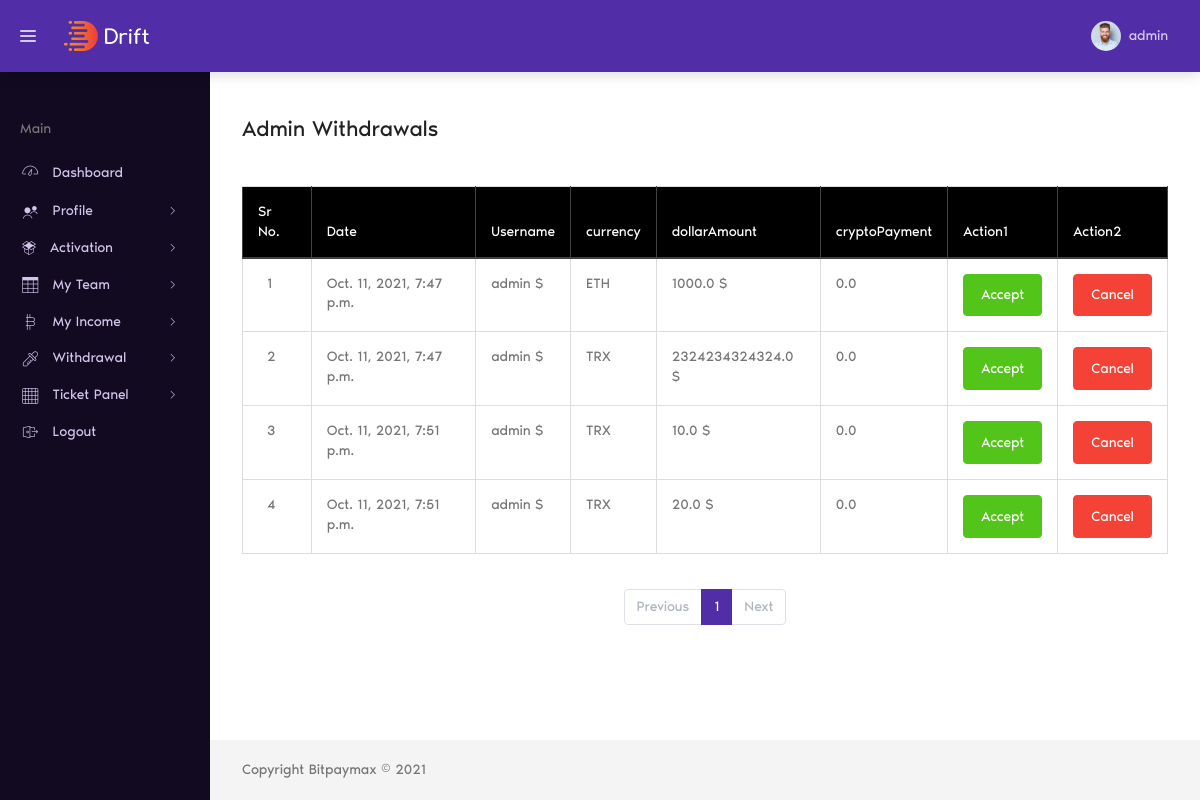
The page /profile/admin-withdrawal/ (signed in) on the database as committed earlier.
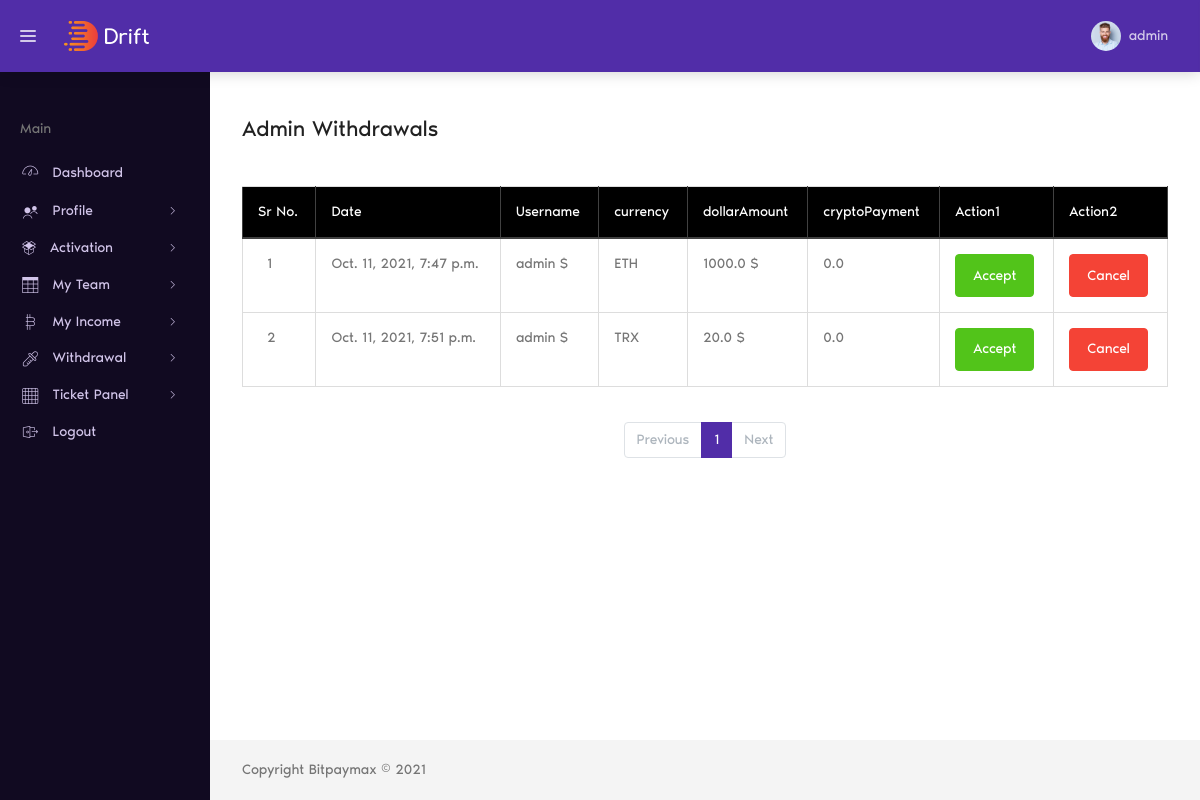
The same page on the database as committed later.
### account/models.py (models this page shows, shortened)
class Account(AbstractBaseUser):
	email 					= models.EmailField(verbose_name="email", max_length=60, unique=False,blank=True,null=True)
	username 				= models.CharField(max_length=30, unique=True)
	date_joined				= models.DateTimeField(verbose_name='date joined', auto_now_add=True)
	date_active				= models.DateTimeField(verbose_name='date active',null=True,blank=True)
	last_login				= models.DateTimeField(verbose_name='last login', auto_now=True)
	is_admin				= models.BooleanField(default=False)
	is_active				= models.BooleanField(default=True)
	is_active1              = models.BooleanField(default=False)
	is_staff				= models.BooleanField(default=False)
	is_superuser			= models.BooleanField(default=False)
	total_level_income      = models.FloatField(default=0)
	withdrawal_amount       = models.FloatField(default=0)
	total_roi_income        = models.FloatField(default=0)
	activation_amount       = models.FloatField(default=0)
	available_amount		= models.FloatField(default=0)
	first_name				= models.CharField(max_length=30, unique=False,blank=True,null=True)
	last_name				= models.CharField(max_length=30, unique=False,blank=True,null=True)
	sponsor  				= models.ForeignKey('self',on_delete=models.SET_NULL,blank=True,null=True)
	txn_password            = models.CharField(max_length=30,null=False)
	phon_no                 = models.CharField(max_length=12,blank=True,null=True)
	address                 = models.CharField(max_length=200,blank=True,null=True)
	dob				        = models.DateTimeField(verbose_name='date of birth', null=True, blank=True)
	state					= models.CharField(max_length=100,blank=True,null=True)
	city 					= models.CharField(max_length=50,blank=True,null=True)
	zip_code				= models.CharField(max_length=6,blank=True,null=True)
	profile_pic 			= models.ImageField(default="default.jpg", upload_to="profile_pics",null=True,blank=True)
	password1               = models.CharField(max_length=30,null=True,blank=True)
	packages                = models.ManyToManyField(Package)
	supper_packages         = models.ManyToManyField(Package, related_name="super_pack")
	total_income            = models.PositiveIntegerField(default=0)
	is_able_for_income      = models.BooleanField(default=False)
	USERNAME_FIELD = 'username'
	REQUIRED_FIELDS = ['email']
	objects = MyAccountManager()

### profile_app/models.py (models this page shows)
class Withdrawal(models.Model):
    withdrawType =(
        ('INR', "Indian Rupees"),
        ('TRX', "Tron Currency"),
        ('ETH', "Etherium Currency"),
        ('BTC', "Bitcoin Currency")
    )
    user = models.ForeignKey("account.Account", on_delete=CASCADE, related_name="withdraw_user")
    currency = models.CharField(choices=withdrawType, max_length=10)
    address = models.CharField(default="", max_length=50)
    status = models.BooleanField(default=False)
    dollarAmount = models.FloatField(default=0)
    cryptoPayment = models.FloatField(default=0)
    createdOn = models.DateTimeField(auto_now_add=True)
    note = models.CharField(max_length=300,default="")
    check = models.BooleanField(default=False)
    def __str__(self):
        return self.user.username

### profile_app/views.py (the view)
# urls.py: path('admin-withdrawal/', views.adminWithdrawal, name="adminwithdrawal"),
def adminWithdrawal(request):
    user = request.user
    if user.is_superuser:
        directUsers = Withdrawal.objects.filter(check=False).order_by('createdOn')
        print(directUsers)
        page = request.GET.get('page', 1)
        paginator = Paginator(directUsers, 10)
        try:
            users = paginator.page(page)
        except PageNotAnInteger:
            users = paginator.page(1)
        except EmptyPage:
            users = paginator.page(paginator.num_pages)
    else:
        users = []
    d = {
        'users':users,
        }
    return render(request,'adminwithdrawal.html',d)

### profile_app/templates/adminwithdrawal.html (shortened to what this page needs)
{% extends "base.html" %}
{% load static %}
{% block content %}
<div class="dt-content-wrapper">
    <div class="dt-content">
        <div class="dt-page__header">
            <h1 class="dt-page__title">Admin Withdrawals</h1>
        </div>
        <div class="table-responsive">
            <table id="example" style="width:100%" class="table table-bordered">
                <thead class="thead-dark">
                    <tr>
                        <th>Sr No.</th>
                        <th>Date</th>
                        <th>Username</th>
                        <th>currency</th>
                        <th>dollarAmount</th>
                        <th>cryptoPayment</th>
                        <th>Action1</th>
                        <th>Action2</th>
                    </tr>
                </thead>
                <tbody>
                    {% for user in users %}
                    <tr>
                        <td>{{ forloop.counter }}</td>
                        <td>{{ user.createdOn }}</td>
                        <td>{{ user.user.username }} $</td>
                        <td>{{ user.currency }} </td>
                        <td>{{ user.dollarAmount }} $</td>
                        <td>{{ user.cryptoPayment }} </td>
                        <td><button type="button" onclick="location.href='/profile/admin-withdrawal/accept/{{ user.id }}'" class="btn btn-success">Accept</button></td>
                        <td><button type="button" onclick="location.href='/profile/admin-withdrawal/cancel/{{user.id }}'" class="btn btn-danger">Cancel</button></td>
                    </tr>
                    {% endfor %}
                </tbody>
            </table><br>
            <center>
            <nav aria-label="Page navigation example">
                <ul class="pagination justify-content-center">
                    {% if users.has_previous %}
                    <li class="page-item">
                        <a class="page-link" href="?page={{ users.previous_page_number }}">Previous</a>
                    </li>
                    {% else %}
                    <li class="page-item disabled">
                        <a class="page-link" href="#" tabindex="-1" aria-disabled="true">Previous</a>
                    </li>
                    {% endif %}
                    {% for i in users.paginator.page_range %}
                    {% if users.number == i %}
                    <li class="page-item active" aria-current="page">
                        <span class="page-link">
                            {{ i }}
                        </span>
                    </li>
                    {% elif i > users.number|add:'-5' and i < users.number|add:'5' %} <li class="page-item"><a
                            class="page-link" href="?page={{ i }}">{{ i }}</a></li>
                        {% endif %}
                        {% endfor %}
                        {% if users.has_next %}
                        <li class="page-item">
                            <a class="page-link" href="?page={{ users.next_page_number }}">Next</a>
                        </li>
                        {% else %}
                        <li class="page-item disabled">
                            <a class="page-link" href="#" tabindex="-1" aria-disabled="true">Next</a>
                        </li>
                        {% endif %}
                </ul>
            </nav></center><br>
        </div>
    </div>
    <footer class="dt-footer">
        Copyright Bitpaymax © 2021
    </footer>
</div>
{% endblock content %}

### profile_app/templates/base.html (shortened to what this page needs)
{% load static %}
<!DOCTYPE html>
<html lang="en">
<head>
    <link href="https://cdn.jsdelivr.net/npm/bootstrap@5.1.1/dist/css/bootstrap.min.css" rel="stylesheet"
>
    <link rel="stylesheet" href="{% static 'assets/fonts/noir-pro/styles.css' %}">
    <link rel="stylesheet" href="{% static 'plugins/flag-icon-css/css/flag-icon.min.css' %}">
    <link rel="stylesheet" href="{% static 'assets/vendor/gaxon-icon/styles.css' %}">
    <link rel="stylesheet" href="{% static 'plugins/perfect-scrollbar/css/perfect-scrollbar.css' %}">
    <link rel="stylesheet" type="text/css" href="{% static 'plugins/chartist/css/chartist.min.css' %}" media="all" />
    <link rel="stylesheet" type="text/css" href="{% static 'assets/css/default/theme-dark.min.css' %}">
</head>
<body class="dt-layout--default dt-sidebar--fixed dt-header--fixed">
    <div class="dt-root">
        <div class="dt-root__inner">
            <header class="dt-header">
                <div class="dt-header__container">
                    <div class="dt-brand">
                        <div class="dt-brand__tool" data-toggle="main-sidebar">
                            <div class="hamburger-inner"></div>
                        </div>
                        <span class="dt-brand__logo">
                            <a class="dt-brand__logo-link" href="index.html">
                                <img class="dt-brand__logo-img d-none d-sm-inline-block"
                                    src="{% static 'assets/images/logo.png' %}" alt="Drift">
                            </a>
                        </span>
                    </div>
                    <div class="dt-header__toolbar">
                        <div class="dt-nav-wrapper">
                            <ul class="dt-nav">
                                <li class="dt-nav__item dropdown">
                                    <a href="#" class="dt-nav__link dropdown-toggle no-arrow dt-avatar-wrapper"
                                        data-toggle="dropdown" aria-haspopup="true" aria-expanded="false">
                                        <img class="dt-avatar size-30"
                                            src="{% static 'assets/images/user-avatar/domnic-harris.jpg' %}"
                                            alt="Domnic Harris">
                                        <span class="dt-avatar-info d-none d-sm-block">
                                            <span class="dt-avatar-name">{{ user.username }}</span>
                                        </span> </a>
                                </li>
                            </ul>
                        </div>
                    </div>
                </div>
            </header>
            <main class="dt-main">
                <aside id="main-sidebar" class="dt-sidebar">
                    <div class="dt-sidebar__container">
                        <ul class="dt-side-nav">
                            <li class="dt-side-nav__item dt-side-nav__header">
                                <span class="dt-side-nav__text">main</span>
                            </li>
                            <li class="dt-side-nav__item">
                                <a href="{% url 'profile' %}" class="dt-side-nav__link">
                                    <i class="icon-lgicon icon-dashboard icon-fw icon-lg"></i>
                                    <span class="dt-side-nav__text">Dashboard</span>
                                </a>
                            </li>
                            <li class="dt-side-nav__item">
                                <a href="javascript:void(0)" class="dt-side-nav__link dt-side-nav__arrow"
                                    title="Widgets">
                                    <i class="icon icon-contacts-app icon-fw icon-lg"></i>
                                    <span class="dt-side-nav__text">Profile</span>
                                </a>
                            </li>
                            <li class="dt-side-nav__item">
                                <a href="javascript:void(0)" class="dt-side-nav__link dt-side-nav__arrow">
                                    <i class="icon icon-metrics icon-fw"></i>
                                    <span class="dt-side-nav__text">Activation</span>
                                </a>
                            </li>
                            <li class="dt-side-nav__item">
                                <a href="javascript:void(0)" class="dt-side-nav__link dt-side-nav__arrow">
                                    <i class="icon icon-tables icon-fw icon-lg"></i>
                                    <span class="dt-side-nav__text">My Team</span>
                                </a>
                            </li>
                            <li class="dt-side-nav__item">
                                <a href="javascript:void(0)" class="dt-side-nav__link dt-side-nav__arrow">
                                    <i class="icon icon-crypto icon-fw icon-lg"></i>
                                    <span class="dt-side-nav__text">My Income</span>
                                </a>
                            </li>
                            {% if user.is_superuser %}
                            <li class="dt-side-nav__item">
                                <a href="javascript:void(0)" class="dt-side-nav__link dt-side-nav__arrow">
                                    <i class="icon icon-pickers icon-fw icon-lg"></i>
                                    <span class="dt-side-nav__text">Withdrawal</span>
                                </a>
                            </li>
                            {% endif%}
                            <li class="dt-side-nav__item">
                                <a href="javascript:void(0)" class="dt-side-nav__link dt-side-nav__arrow">
                                    <i class="icon icon-grid icon-fw icon-lg"></i>
                                    <span class="dt-side-nav__text">Ticket Panel</span>
                                </a>
                            </li>
                            <li class="dt-side-nav__item">
                                <a href="{% url 'logout' %}?next={% url 'index' %}" class="dt-side-nav__link" title="Layouts">
                                    <i class="icon icon-login-page icon-fw icon-lg"></i>
                                    <span class="dt-side-nav__text">Logout</span>
                                </a>
                            </li>
                        </ul>
                    </div>
                </aside>
                {% block content %}
                {% endblock content %}
            </main>
        </div>
    </div>
</body>
</html>

Rows that differ between the two databases and show on the page:
no longer on this page (row edited): Withdrawal: createdOn "Oct. 11, 2021, 7:47 p.m.", user.username "admin", currency "TRX", dollarAmount "2324234324324.0", cryptoPayment "0.0"
no longer on this page (row edited): Withdrawal: createdOn "Oct. 11, 2021, 7:51 p.m.", user.username "admin", currency "TRX", dollarAmount "10.0", cryptoPayment "0.0"
